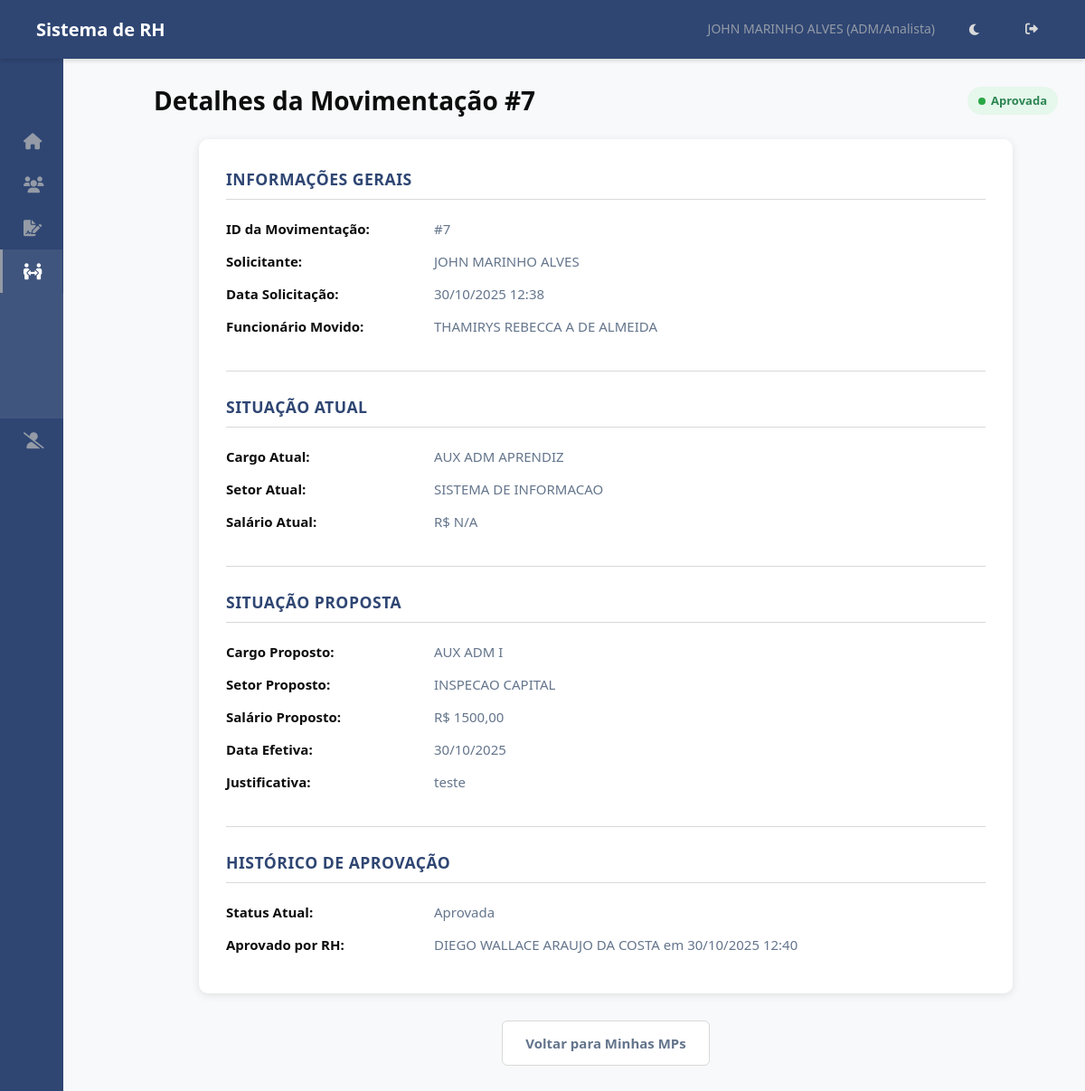
/mp/7/ (signed in), run on the app's committed database.
### hierarquia/models.py (models this page shows, shortened)
class Funcionario(models.Model):
    usuario = models.OneToOneField(User, on_delete=models.SET_NULL, null=True, blank=True, related_name='funcionario')
    nome = models.CharField(max_length=255)
    data_nascimento = models.DateField(blank=True, null=True)
    cpf = models.CharField(max_length=14, unique=True, validators=[cpf_validator])
    data_admissao = models.DateField()
    cargo = models.ForeignKey(Cargo, on_delete=models.PROTECT, related_name='funcionarios')
    setor_primario = models.ForeignKey(
        Setor,
        on_delete=models.PROTECT, # Protege contra exclusão de setor com funcionários
        related_name='funcionarios_primarios', # Nome para acesso reverso
        verbose_name='Setor Principal',
        null=True, # TEMPORARIAMENTE True para facilitar migração inicial, depois pode ser False
        blank=True # TEMPORARIAMENTE True
    )
    setores_responsaveis = models.ManyToManyField(
        Setor,
        related_name='responsaveis', # Permite Setor.responsaveis.all()
        blank=True, # Muitos funcionários não serão responsáveis por nenhum setor
        verbose_name='Setores Responsáveis'
    )
    centro_servico = models.ForeignKey(CentroServico, on_delete=models.SET_NULL, null=True, blank=True, related_name='funcionarios')
    ativo = models.BooleanField(default=True)
    criado_em = models.DateTimeField(auto_now_add=True)
    atualizado_em = models.DateTimeField(auto_now=True)
    class Meta:
        ordering = ['nome']
        verbose_name = 'Funcionário'
        verbose_name_plural = 'Funcionários'

class Cargo(models.Model):
    NIVEL_CHOICES = [
        (1, 'Diretor'),
        (2, 'Gestor'),
        (3, 'Coordenador'),
        (4, 'Supervisor'),
        (5, 'ADM/Analista'), # E outros níveis operacionais
    ]
    nome = models.CharField(max_length=255, unique=True)
    nivel = models.IntegerField(choices=NIVEL_CHOICES)
    descricao = models.TextField(blank=True, null=True)
    criado_em = models.DateTimeField(auto_now_add=True)
    atualizado_em = models.DateTimeField(auto_now=True)
    class Meta:
        ordering = ['nivel', 'nome']
        verbose_name = 'Cargo'
        verbose_name_plural = 'Cargos'

class MovimentacaoPessoal(models.Model):
    STATUS_MP_CHOICES = [
        ('pendente_gestores', 'Pendente Gestores (Atual e Proposto)'), # Novo status inicial
        ('pendente_rh', 'Pendente RH'),
        ('aprovada', 'Aprovada'),
        ('rejeitada', 'Rejeitada'),
    ]
    solicitante = models.ForeignKey(Funcionario, on_delete=models.PROTECT, related_name='mps_solicitadas', verbose_name="Solicitante (ADM)")
    funcionario_movido = models.ForeignKey(Funcionario, on_delete=models.PROTECT, related_name='movimentacoes', verbose_name="Funcionário a ser Movido")
    criado_em = models.DateTimeField(auto_now_add=True, verbose_name="Data da Solicitação")
    atualizado_em = models.DateTimeField(auto_now=True)
    cargo_atual = models.ForeignKey(Cargo, on_delete=models.PROTECT, related_name='+', verbose_name="Cargo Atual", null=True, blank=True)
    setor_atual = models.ForeignKey(Setor, on_delete=models.PROTECT, related_name='+', verbose_name="Setor Atual", null=True, blank=True)
    salario_atual = models.DecimalField(max_digits=10, decimal_places=2, null=True, blank=True, verbose_name="Salário Atual")
    cargo_proposto = models.ForeignKey(Cargo, on_delete=models.PROTECT, related_name='+', verbose_name="Cargo Proposto")
    setor_proposto = models.ForeignKey(Setor, on_delete=models.PROTECT, related_name='+', verbose_name="Setor Proposto")
    salario_proposto = models.DecimalField(max_digits=10, decimal_places=2, null=True, blank=True, verbose_name="Salário Proposto")
    data_efetiva = models.DateField(verbose_name="Data Efetiva da Movimentação")
    justificativa = models.TextField(verbose_name="Justificativa da Movimentação")
    status = models.CharField(max_length=30, choices=STATUS_MP_CHOICES, default='pendente_gestores', verbose_name="Status da Movimentação")
    aprovador_gestor_proposto = models.ForeignKey(Funcionario, on_delete=models.SET_NULL, null=True, blank=True, related_name='mps_para_aprovar_proposto')
    aprovador_gestor_atual = models.ForeignKey(Funcionario, on_delete=models.SET_NULL, null=True, blank=True, related_name='mps_para_aprovar_atual')
    aprovador_rh = models.ForeignKey(Funcionario, on_delete=models.SET_NULL, null=True, blank=True, related_name='mps_para_aprovar_rh')
    gestor_proposto_aprovou = models.BooleanField(default=False, verbose_name="Gestor Proposto Aprovou?")
    data_aprovacao_gestor_proposto = models.DateTimeField(null=True, blank=True)
    gestor_atual_aprovou = models.BooleanField(default=False, verbose_name="Gestor Atual Aprovou?")
    data_aprovacao_gestor_atual = models.DateTimeField(null=True, blank=True)
    aprovado_por_rh = models.ForeignKey(Funcionario, on_delete=models.SET_NULL, null=True, blank=True, related_name='mps_aprovadas_rh')
    data_aprovacao_rh = models.DateTimeField(null=True, blank=True)
    rejeitado_por = models.ForeignKey(Funcionario, on_delete=models.SET_NULL, null=True, blank=True, related_name='mps_rejeitadas')
    data_rejeicao = models.DateTimeField(null=True, blank=True)
    observacao_rejeicao = models.TextField(blank=True, null=True, help_text="Motivo da rejeição.")
    class Meta:
        verbose_name = "Movimentação Pessoal"
        verbose_name_plural = "Movimentações Pessoais"
        ordering = ['-criado_em']

class Setor(models.Model):
    nome = models.CharField(max_length=255, unique=True)
    descricao = models.TextField(blank=True, null=True)
    criado_em = models.DateTimeField(auto_now_add=True)
    atualizado_em = models.DateTimeField(auto_now=True)
    class Meta:
        ordering = ['nome']
        verbose_name = 'Setor'
        verbose_name_plural = 'Setores'

### hierarquia/views.py (the view, shortened to what this page needs)
# urls.py: path('mp/<int:pk>/', views.MovimentacaoPessoalDetailView.as_view(), name='detalhar_mp'),
class MovimentacaoPessoalDetailView(PodeVerMPMixin, DetailView):
    model = MovimentacaoPessoal
    template_name = 'rh/mp_detail.html'
    context_object_name = 'mp'
    def get_context_data(self, **kwargs):
        context = super().get_context_data(**kwargs)
        mp = self.object
        user_func = self.funcionario_logado
        pode_aprovar = False
        pode_rejeitar = False
        print("-" * 20)
        print(f"DEBUG: User Func Logado: ID={user_func.id}, Nome={user_func.nome}")
        print(f"DEBUG: MP Status: {mp.status}")
        print(f"DEBUG: Aprovador Gestor Atual: {mp.aprovador_gestor_atual}")
        print(f"DEBUG: Gestor Atual Aprovou? {mp.gestor_atual_aprovou}")
        print(f"DEBUG: Aprovador Gestor Proposto: {mp.aprovador_gestor_proposto}")
        print(f"DEBUG: Gestor Proposto Aprovou? {mp.gestor_proposto_aprovou}")
        print(f"DEBUG: Aprovador RH: {mp.aprovador_rh}")
        context['pode_aprovar'] = pode_aprovar
        context['pode_rejeitar'] = pode_rejeitar
        context['titulo_pagina'] = f"Detalhes da Movimentação #{mp.id}"
        print(f"DEBUG: Final pode_aprovar={pode_aprovar}, pode_rejeitar={pode_rejeitar}")
        print("-" * 20)
        return context

### templates/rh/mp_detail.html (shortened to what this page needs)
{% extends 'base.html' %}
{% load static %}
{% block extra_css %}
    <link rel="stylesheet" href="{% static 'css/rh/mp_detail.css' %}">
{% endblock extra_css %}
{% block content %}
<div class="mp-detail-container">
    <div class="page-header">
        <h1>{{ titulo_pagina|default:"Detalhes da Movimentação Pessoal" }}</h1>
        <span class="status-badge status-{{ mp.status }}">{{ mp.get_status_display }}</span>
    </div>
    <div class="card detail-card">
        <div class="detail-section">
            <h3>Informações Gerais</h3>
            <div class="detail-item"><strong>ID da Movimentação:</strong> <span>#{{ mp.id }}</span></div>
            <div class="detail-item"><strong>Solicitante:</strong> <span>{{ mp.solicitante.nome }}</span></div>
            <div class="detail-item"><strong>Data Solicitação:</strong> <span>{{ mp.criado_em|date:"d/m/Y H:i" }}</span></div>
            <div class="detail-item"><strong>Funcionário Movido:</strong> <span>{{ mp.funcionario_movido.nome }}</span></div>
        </div>
        <div class="detail-section">
            <h3>Situação Atual</h3>
            <div class="detail-item"><strong>Cargo Atual:</strong> <span>{{ mp.cargo_atual.nome|default:"N/A" }}</span></div>
            <div class="detail-item"><strong>Setor Atual:</strong> <span>{{ mp.setor_atual.nome|default:"N/A" }}</span></div>
            <div class="detail-item"><strong>Salário Atual:</strong> <span>R$ {{ mp.salario_atual|default:"N/A" }}</span></div>
        </div>
        <div class="detail-section">
            <h3>Situação Proposta</h3>
            <div class="detail-item"><strong>Cargo Proposto:</strong> <span>{{ mp.cargo_proposto.nome }}</span></div>
            <div class="detail-item"><strong>Setor Proposto:</strong> <span>{{ mp.setor_proposto.nome }}</span></div>
            <div class="detail-item"><strong>Salário Proposto:</strong> <span>R$ {{ mp.salario_proposto|default:"N/A" }}</span></div>
            <div class="detail-item"><strong>Data Efetiva:</strong> <span>{{ mp.data_efetiva|date:"d/m/Y" }}</span></div>
            <div class="detail-item"><strong>Justificativa:</strong> <span class="pre-line">{{ mp.justificativa|default:"Nenhuma" }}</span></div>
        </div>
        <div class="detail-section">
            <h3>Histórico de Aprovação</h3>
            <div class="detail-item"><strong>Status Atual:</strong> <span>{{ mp.get_status_display }}</span></div>
            {% if mp.aprovado_por_rh %}
            <div class="detail-item"><strong>Aprovado por RH:</strong> <span>{{ mp.aprovado_por_rh.nome }} em {{ mp.data_aprovacao_rh|date:"d/m/Y H:i" }}</span></div>
            {% endif %}
        </div>
    </div>
    <div style="text-align: center; margin-top: 20px;">
        {% if pode_aprovar_rejeitar %}
            <a href="{% url 'listar_mps_para_aprovar' %}" class="btn btn-cancel">Voltar para Lista</a>
        {% elif request.user.funcionario == mp.solicitante %}
             <a href="{% url 'minhas_mps' %}" class="btn btn-cancel">Voltar para Minhas MPs</a>
        {% else %}
             <a href="{% url 'dashboard' %}" class="btn btn-cancel">Voltar</a>
        {% endif %}
    </div>
</div>
{% endblock content %}

### templates/base.html (shortened to what this page needs)
{% load static %}
{% load rh_tags %}
<!DOCTYPE html>
<html lang="pt-BR">
<head>
    <link rel="stylesheet" href="{% static 'css/base.css' %}">
    <link rel="stylesheet" href="https://cdnjs.cloudflare.com/ajax/libs/font-awesome/6.0.0/css/all.min.css">
    {% block extra_css %}{% endblock extra_css %}
</head>
<body {% if request.COOKIES.theme == 'dark' %}class="dark-theme"{% endif %}>
    <nav class="navbar">
        <h1>Sistema de RH</h1>
        <div class="navbar-user">
            {% if user.is_authenticated %}
                {% with funcionario_logado=request.user.funcionario %}
                    <span>
                        {{ funcionario_logado.nome|default:user.username }}
                        {% if funcionario_logado.cargo %} ({{ funcionario_logado.cargo.get_nivel_display }}) {% endif %}
                    </span>
                {% endwith %}
            {% else %}
                <span>Visitante</span>
            {% endif %}
            <button id="theme-toggle" class="theme-toggle-btn" aria-label="Alternar tema">
            </button>
            {% if user.is_authenticated %}
                <a href="{% url 'logout' %}" title="Sair"><i class="fas fa-sign-out-alt"></i></a>
            {% else %}
                <a href="{% url 'login' %}" title="Entrar"><i class="fas fa-sign-in-alt"></i></a>
            {% endif %}
        </div>
    </nav>
    <div class="page-container">
        <aside class="sidebar" id="sidebar">
            <div class="sidebar-header">
            </div>
            <nav class="menu-items">
                {% with funcionario_logado=request.user.funcionario %}
                    {% is_rh_or_dp funcionario_logado as eh_rh %}
                    <a href="{% url 'dashboard' %}" class="menu-item {% if request.resolver_match.url_name == 'dashboard' %}active{% endif %}">
                        <i class="fas fa-home fa-fw"></i> <span class="menu-text">Dashboard</span>
                    </a>
                    <a href="{% url 'listar_setores_funcionarios' %}" class="menu-item {% if 'funcionarios' in request.resolver_match.view_name or 'detalhar_funcionario' in request.resolver_match.url_name %}active{% endif %}">
                        <i class="fas fa-users fa-fw"></i> <span class="menu-text">Funcionários</span>
                    </a>
                    {% if user.is_authenticated %}
                        {% if funcionario_logado %}
                            {% with rp_urls='criar_rp,minhas_rps,listar_rps_para_aprovar,historico_rps,detalhar_rp,editar_rp_rh,aprovar_rp,rejeitar_rp' %}
                            <div class="sidebar-module {% if request.resolver_match.url_name in rp_urls %}open{% endif %}">
                                <a href="#" class="menu-item module-trigger">
                                    <i class="fas fa-file-signature fa-fw"></i>
                                    </a>
                            </div>
                            {% endwith %}
                            {% with mp_urls='criar_mp,minhas_mps,listar_mps_para_aprovar,historico_mps,detalhar_mp,aprovar_mp,rejeitar_mp' %}
                            <div class="sidebar-module {% if request.resolver_match.url_name in mp_urls %}open{% endif %}">
                                <a href="#" class="menu-item module-trigger">
                                    <i class="fas fa-people-arrows fa-fw"></i>
                                    </a>
                                <div class="module-content">
                                    {% if user.is_superuser or funcionario_logado.cargo and funcionario_logado.cargo.nivel <= 5 %}
                                        <a href="{% url 'criar_mp' %}" class="menu-item sub-item {% if request.resolver_match.url_name == 'criar_mp' %}active{% endif %}">
                                        </a>
                                    {% endif %}
                                    <a href="{% url 'minhas_mps' %}" class="menu-item sub-item {% if request.resolver_match.url_name == 'minhas_mps' %}active{% endif %}">
                                    </a>
                                    <a href="{% url 'historico_mps' %}" class="menu-item sub-item {% if request.resolver_match.url_name == 'historico_mps' %}active{% endif %}">
                                    </a>
                                </div>
                            </div>
                            {% endwith %}
                            {% with rd_urls='criar_rd,minhas_rds,listar_rds_para_aprovar,detalhar_rd,aprovar_rd,rejeitar_rd,historico_rds' %}
                            <div class="sidebar-module {% if request.resolver_match.url_name in rd_urls %}open{% endif %}">
                                <a href="#" class="menu-item module-trigger">
                                    <i class="fas fa-user-slash fa-fw"></i>
                                    </a>
                            </div>
                            {% endwith %}
                        {% endif %}
                    {% endif %}
                {% endwith %}
            </nav>
        </aside>
        <main class="main-content" id="main-content">
            {% block content %}{% endblock content %}
        </main>
    </div>
</body>
</html>

### data on the page
Funcionario: nome "JOHN MARINHO ALVES", cargo.nivel "ADM/Analista"
MovimentacaoPessoal: status "Aprovada", id "7", solicitante.nome "JOHN MARINHO ALVES", criado_em "30/10/2025 12:38", funcionario_movido.nome "THAMIRYS REBECCA A DE ALMEIDA", cargo_atual.nome "AUX ADM APRENDIZ", setor_atual.nome "SISTEMA DE INFORMACAO", salario_atual "N/A", cargo_proposto.nome "AUX ADM I", setor_proposto.nome "INSPECAO CAPITAL", salario_proposto "1500,00", data_efetiva "30/10/2025", justificativa "teste", aprovado_por_rh.nome "DIEGO WALLACE ARAUJO DA COSTA", data_aprovacao_rh "30/10/2025 12:40"

### other printed values
{{ titulo_pagina|default:"Detalhes da Movimentação Pessoal" }} "Detalhes da Movimentação #7"
